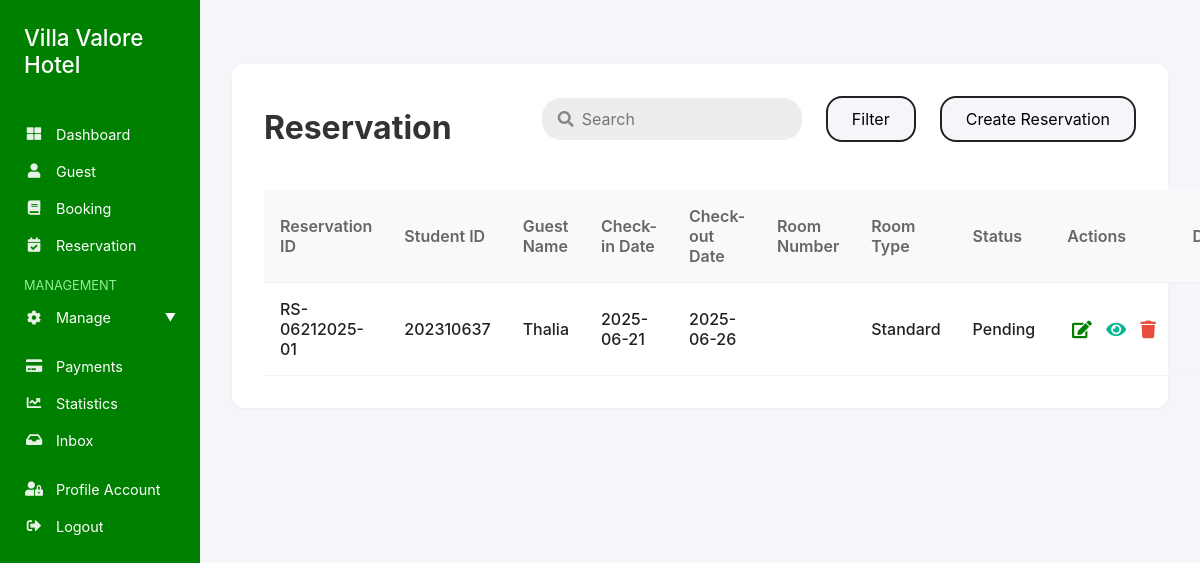
/admin/reservation.php, run on the app's committed database.
### tables this page shows
CREATE TABLE `reservations` (
  `ReservationID` varchar(255) NOT NULL,
  `StudentID` int(11) NOT NULL,
  `GuestName` varchar(255) NOT NULL,
  `PCheckInDate` date NOT NULL,
  `PCheckOutDate` date NOT NULL,
  `RoomNumber` enum('1101','1102','1103','1104','1105','1106','1107','1108','1109') NOT NULL,
  `RoomType` enum('Standard','Deluxe','Suite','') NOT NULL,
  `Status` enum('Pending','Confirmed','Cancelled') NOT NULL,
  `RoomStatus` enum('Available','Booked','Reserved','Maintenance','Cleaning') NOT NULL,
  `ReservationFee` decimal(10,2) NOT NULL
);

### admin/reservation.php (the view, shortened to what this page needs)
<?php
include 'connections.php';
$where = [];
$params = [];
if (count($where) > 0) {
    $sql = "SELECT * FROM reservations WHERE " . implode(' AND ', $where) . " ORDER BY ReservationID DESC";
    $stmt = $conn->prepare($sql);
    if ($params) {
        $types = str_repeat('s', count($params));
        $stmt->bind_param($types, ...$params);
    }
    $stmt->execute();
    $resResult = $stmt->get_result();
} else {
    $resQuery = "SELECT * FROM reservations ORDER BY ReservationID DESC";
    $resResult = $conn->query($resQuery);
}
?>
<!DOCTYPE html>
<html lang="en">
<head>
    <link rel="stylesheet" href="https://cdnjs.cloudflare.com/ajax/libs/font-awesome/5.15.4/css/all.min.css">
</head>
<body>
  <div class="sidebar">
        <h4 class="sidebar-title">Villa Valore Hotel</h4>
        <div class="nav-section">
            <a class="nav-link" href="index.php"><i class="fas fa-th-large"></i>Dashboard</a>
            <a class="nav-link" href="student.php"><i class="fas fa-user"></i>Guest</a>
            <a class="nav-link" href="booking.php"><i class="fas fa-book"></i>Booking</a>
            <a class="nav-link" href="reservation.php"><i class="fas fa-calendar-check"></i>Reservation</a>
        </div>
        <div class="nav-section">
            <div class="management-label">MANAGEMENT</div>
            <div class="nav-link toggle-btn" onclick="toggleMenu('management')">
                <div><i class="fas fa-cog"></i>Manage</div>
            </div>
        </div>
        <div class="nav-section">
            <a class="nav-link" href="payment.php"><i class="fas fa-credit-card"></i>Payments</a>
            <a class="nav-link" href="statistics.php"><i class="fas fa-chart-line"></i>Statistics</a>
            <a class="nav-link" href="inbox.php"><i class="fas fa-inbox"></i>Inbox</a>
        </div>
        <div class="nav-section">
            <a class="nav-link" href="profile.php"><i class="fas fa-user-lock"></i>Profile Account</a>
            <a class="nav-link" href="logout.php"><i class="fas fa-sign-out-alt"></i>Logout</a>
        </div>
    </div>
    <div class="main-content">
        <div class="reservation-section">
            <div style="display: flex; align-items: center; justify-content: space-between; margin-bottom: 1.5rem;">
                <h1 style="margin-bottom: 0; border-bottom: 4px solid rgb(255, 255, 255); display: inline-block; padding-bottom: 0.2rem;">Reservation</h1>
                <div class="search-filter-bar">
                    <div class="search-wrapper">
                        <i class="fas fa-search search-icon"></i>
                        <input type="text" id="searchInput" class="search-input" placeholder="Search">
                    </div>
                    <div style="position: relative;">
                        <button class="filter-btn" id="filterBtn">Filter</button>
                    </div>
                    <button class="create-btn" id="createBtn">Create Reservation</button>
                </div>
            </div>
            <table class="reservation-table">
                <thead>
                    <tr>
                        <th>Reservation ID</th>
                        <th>Student ID</th>
                        <th>Guest Name</th>
                        <th>Check-in Date</th>
                        <th>Check-out Date</th>
                        <th>Room Number</th>
                        <th>Room Type</th>
                        <th>Status</th>
                        <th>Actions</th>
                        <th>Download</th>
                    </tr>
                </thead>
                <tbody>
                <?php if ($resResult && $resResult->num_rows > 0): ?>
                    <?php while($row = $resResult->fetch_assoc()): ?>
                        <tr data-id="<?php echo $row['ReservationID']; ?>">
                            <td><?php echo htmlspecialchars($row['ReservationID']); ?></td>
                            <td><?php echo htmlspecialchars($row['StudentID']); ?></td>
                            <td><?php echo htmlspecialchars($row['GuestName']); ?></td>
                            <td><?php echo htmlspecialchars($row['PCheckInDate']); ?></td>
                            <td><?php echo htmlspecialchars($row['PCheckOutDate']); ?></td>
                            <td><?php echo htmlspecialchars($row['RoomNumber']); ?></td>
                            <td><?php echo htmlspecialchars($row['RoomType']); ?></td>
                            <td><?php echo htmlspecialchars($row['Status']); ?></td>
                            <td>
                                <div class="action-group">
                                    <button type="button" class="action-btn edit-btn"
                                        data-id="<?php echo $row['ReservationID']; ?>"
                                        data-student="<?php echo htmlspecialchars($row['StudentID']); ?>"
                                        data-guest="<?php echo htmlspecialchars($row['GuestName']); ?>"
                                        data-checkin="<?php echo htmlspecialchars($row['PCheckInDate']); ?>"
                                        data-checkout="<?php echo htmlspecialchars($row['PCheckOutDate']); ?>"
                                        data-room="<?php echo htmlspecialchars($row['RoomNumber']); ?>"
                                        data-type="<?php echo htmlspecialchars($row['RoomType']); ?>"
                                        data-status="<?php echo htmlspecialchars($row['Status']); ?>"
                                    ><i class="fas fa-edit"></i></button>
                                    <button type="button" class="action-btn view-btn"
                                        data-id="<?php echo $row['ReservationID']; ?>"
                                        data-student="<?php echo htmlspecialchars($row['StudentID']); ?>"
                                        data-guest="<?php echo htmlspecialchars($row['GuestName']); ?>"
                                        data-checkin="<?php echo htmlspecialchars($row['PCheckInDate']); ?>"
                                        data-checkout="<?php echo htmlspecialchars($row['PCheckOutDate']); ?>"
                                        data-room="<?php echo htmlspecialchars($row['RoomNumber']); ?>"
                                        data-type="<?php echo htmlspecialchars($row['RoomType']); ?>"
                                        data-status="<?php echo htmlspecialchars($row['Status']); ?>"
                                    ><i class="fas fa-eye"></i></button>
                                    <button type="button" class="action-btn delete-btn"
                                        data-id="<?php echo $row['ReservationID']; ?>"
                                    ><i class="fas fa-trash"></i></button>
                                </div>
                            </td>
                            <td>
                            </td>
                        </tr>
                    <?php endwhile; ?>
                <?php else: ?>
                    <tr><td colspan="10">No reservations found.</td></tr>
                <?php endif; ?>
                </tbody>
            </table>
        </div>
    </div>
</body>
</html>

### admin/reservation.php (style rules this page uses)
:root { --theme-green: #008000; --theme-green-dark: #005c00; --theme-green-light: #90ee90; --action-edit: #008000; --action-view: #00b894; --action-delete: #e74c3c; }
* { margin: 0; padding: 0; box-sizing: border-box; font-family: 'Inter', sans-serif; }
body { background-color: #f5f6fa; display: flex; }
.sidebar { width: 200px; background: var(--theme-green); min-height: 100vh; padding: 0.5rem; color: white; position: fixed; left: 0; top: 0; bottom: 0; transition: left 0.3s, box-shadow 0.3s; z-index: 1000; }
.sidebar-title { color: white; font-size: 1.4rem; font-weight: 500; margin-bottom: 1.5rem; padding: 1rem; }
.nav-section { margin-bottom: 1rem; }
.nav-link { display: flex; align-items: center; padding: 0.5rem 1rem; color: white; text-decoration: none; font-size: 0.9rem; margin-bottom: 0.25rem; transition: background-color 0.2s; }
.nav-link i { margin-right: 0.75rem; width: 20px; text-align: center; opacity: 0.9; }
.management-label { color: var(--theme-green-light); font-size: 0.8em; margin: 1rem 0 0.5rem 1rem; }
.toggle-btn { display: flex; align-items: center; justify-content: space-between; cursor: pointer; }
.toggle-btn::after { content: '▼'; font-size: 0.7rem; margin-left: 0.5rem; }
.main-content { flex: 1; padding: 2rem; margin-left: 200px; overflow-x: hidden; transition: margin-left 0.3s; }
.reservation-section { max-width: 1200px; margin: 2rem auto; background: #fff; border-radius: 12px; box-shadow: 0 1px 3px rgba(0,0,0,0.05); padding: 2rem; }
h1 { font-size: 2rem; margin-bottom: 1.5rem; color: #333; }
.reservation-table { width: 100%; border-collapse: collapse; }
.reservation-table th, .reservation-table td { padding: 1rem; border-bottom: 1px solid #f0f2f5; text-align: left; }
.reservation-table th { background: #f8f9fa; color: #666; font-weight: 600; }
.reservation-table td { color: #222; font-weight: 500; }
.action-group { display: flex; gap: 0.3rem; justify-content: center; align-items: center; }
.action-btn { display: inline-flex; align-items: center; justify-content: center; border: none; outline: none; border-radius: 50%; padding: 0.3rem; font-size: 1.1rem; background: none; cursor: pointer; transition: background 0.18s, color 0.18s; box-shadow: none; }
.action-btn.edit-btn i { color: var(--action-edit); }
.action-btn.view-btn i { color: var(--action-view); }
.action-btn.delete-btn i { color: var(--action-delete); }
.action-btn i { font-size: 1em; margin: 0; }
.search-filter-bar { display: flex; align-items: center; gap: 1rem; margin-bottom: 1.5rem; }
.search-input { padding: 0.7rem 2.5rem 0.7rem 2.5rem; border-radius: 1.2rem; border: none; background: #ededed; font-size: 1rem; width: 260px; outline: none; }
.search-icon { position: absolute; left: 1rem; top: 50%; transform: translateY(-50%); color: #888; }
.search-wrapper { position: relative; display: flex; align-items: center; }
.filter-btn, .create-btn { padding: 0.7rem 1.5rem; border-radius: 1rem; border: 2px solid #222; background: #f5f6fa; font-size: 1rem; cursor: pointer; margin-left: 0.5rem; transition: background 0.2s, color 0.2s; }
.reservation-table td:last-child { text-align: center; vertical-align: middle; }

### data on the page
reservations: ReservationID "RS-06212025-01", StudentID "202310637", GuestName "Thalia", PCheckInDate "2025-06-21", PCheckOutDate "2025-06-26", RoomType "Standard", Status "Pending"
